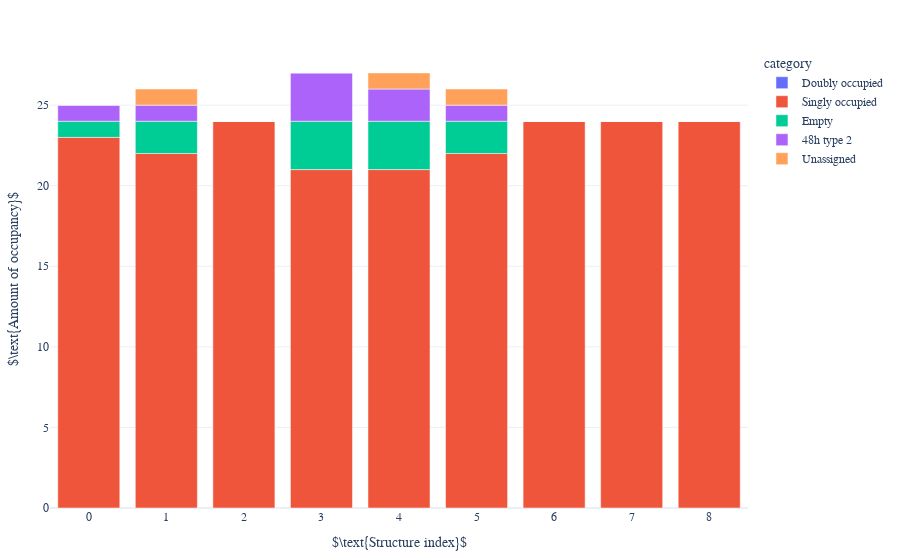
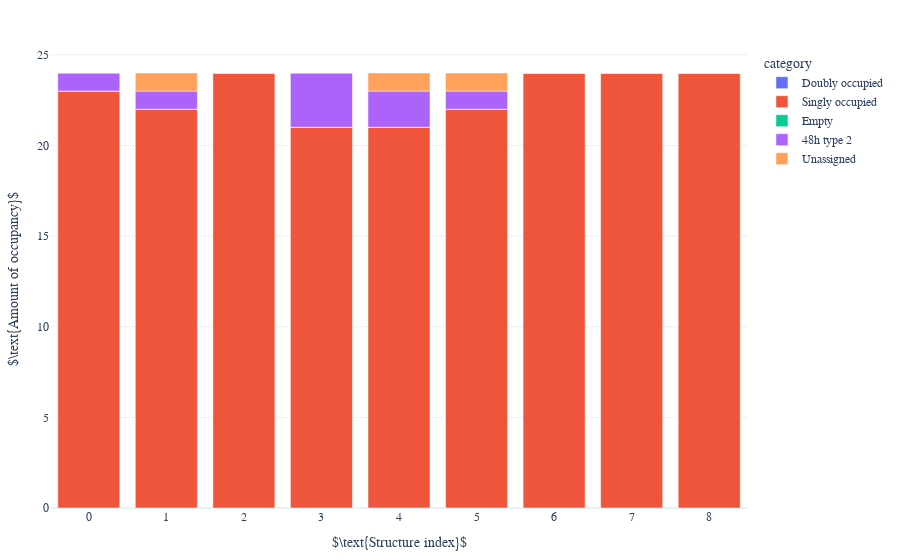
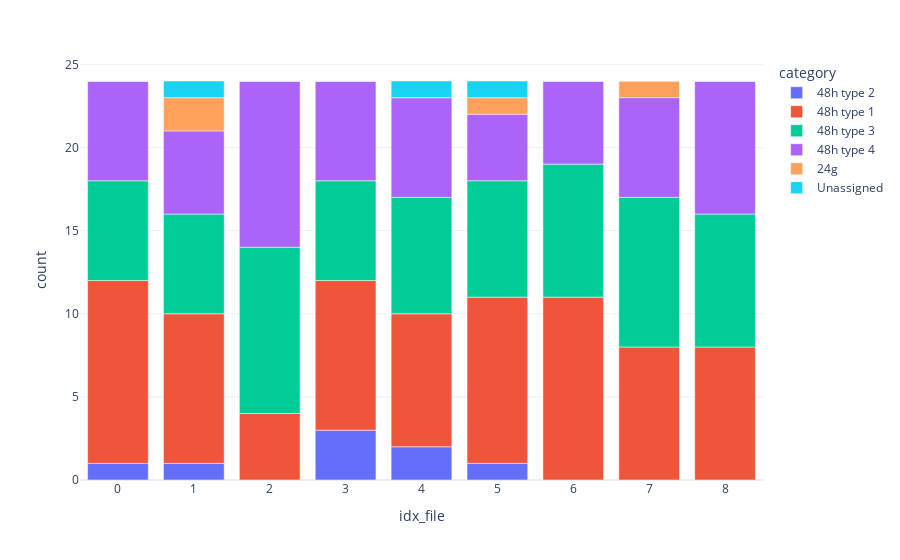
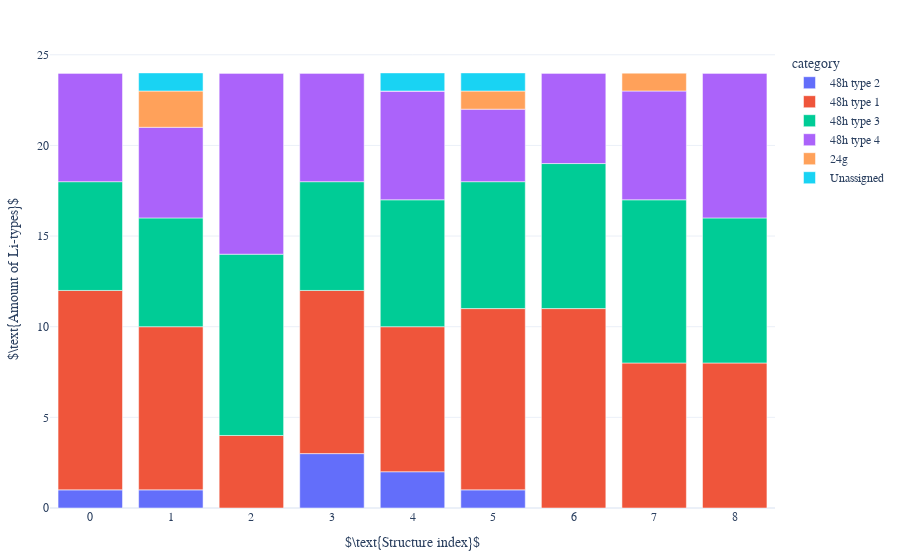

The code cell stored with these charts, in order, in its notebook:
### Code cell
dataframe = df_mapping_metainfo
sorted = "False"

analysis.get_occupancy(dataframe, coor_ref_structure_48n24_expanded, tuple_cage_metainfo, el = "Li")
if proceed_NEB == "True":
    df_occupancy_strict = movement.plot_occupancy(dataframe, sorted, direc_restructure_destination, litype, activate_shiftby1_idxfile=False, strict_count=True)
    df_occupancy = movement.plot_occupancy(dataframe, sorted, direc_restructure_destination, litype, activate_shiftby1_idxfile=False, strict_count=False)
else:
    df_occupancy_strict = movement.plot_occupancy(dataframe, sorted, direc_restructure_destination, litype, activate_shiftby1_idxfile=True, strict_count=True)
    df_occupancy = movement.plot_occupancy(dataframe, sorted, direc_restructure_destination, litype, activate_shiftby1_idxfile=True, strict_count=False)

path_by_tuple_cage.get_complete_closest_tuple_cage(dataframe, tuple_cage_metainfo, coor_48htype2_metainfo)
# weighing_movement(dataframe, litype)
# df_weighted = tuple_cage.get_df_movement(dataframe, to_plot = 'weight')
# # Plot.Movement.Distance.plot_distance(df_weighted, max_mapping_radius, Li_idxs="all")
# Plot.Movement.Distance.plot_distance(df_weighted, max_mapping_radius, activate_shifting_x = False, activate_diameter_line=False, Li_idxs='all')

labelling.get_amount_type(dataframe, litype, el = "Li")
# df_amount_type = mapping_labelling.plot_amount_type(dataframe, litype, el, style, category_labels)
df_amount_type = mapping_labelling.get_df_amount_type(dataframe, litype, el = "Li")
if proceed_NEB == "True":
    mapping_labelling.plot_amount_type(df_amount_type, sorted, direc_restructure_destination, litype, activate_shiftby1_idxfile=False, style = "bar")
else:
    mapping_labelling.plot_amount_type(df_amount_type, sorted, direc_restructure_destination, litype, activate_shiftby1_idxfile=True, style = "bar")
print(df_amount_type.sum())

### Figure 1 — Plotly figure (JSON) as saved in the notebook; plotly's stock layout.template omitted (floating-point values rounded to 4 significant figures)
{"data": [{"alignmentgroup": "True", "hovertemplate": "category=Doubly occupied<br>idx_file=%{x}<br>count=%{y}<extra></extra>", "legendgroup": "Doubly occupied", "marker": {"color": "#636efa", "pattern": {"shape": ""}}, "name": "Doubly occupied", "offsetgroup": "Doubly occupied", "orientation": "v", "showlegend": true, "textposition": "auto", "type": "bar", "x": [0, 1, 2, 3, 4, 5, 6, 7, 8], "xaxis": "x", "y": [0, 0, 0, 0, 0, 0, 0, 0, 0], "yaxis": "y"}, {"alignmentgroup": "True", "hovertemplate": "category=Singly occupied<br>idx_file=%{x}<br>count=%{y}<extra></extra>", "legendgroup": "Singly occupied", "marker": {"color": "#EF553B", "pattern": {"shape": ""}}, "name": "Singly occupied", "offsetgroup": "Singly occupied", "orientation": "v", "showlegend": true, "textposition": "auto", "type": "bar", "x": [0, 1, 2, 3, 4, 5, 6, 7, 8], "xaxis": "x", "y": [23, 22, 24, 21, 21, 22, 24, 24, 24], "yaxis": "y"}, {"alignmentgroup": "True", "hovertemplate": "category=Empty<br>idx_file=%{x}<br>count=%{y}<extra></extra>", "legendgroup": "Empty", "marker": {"color": "#00cc96", "pattern": {"shape": ""}}, "name": "Empty", "offsetgroup": "Empty", "orientation": "v", "showlegend": true, "textposition": "auto", "type": "bar", "x": [0, 1, 2, 3, 4, 5, 6, 7, 8], "xaxis": "x", "y": [1, 2, 0, 3, 3, 2, 0, 0, 0], "yaxis": "y"}, {"alignmentgroup": "True", "hovertemplate": "category=48h type 2<br>idx_file=%{x}<br>count=%{y}<extra></extra>", "legendgroup": "48h type 2", "marker": {"color": "#ab63fa", "pattern": {"shape": ""}}, "name": "48h type 2", "offsetgroup": "48h type 2", "orientation": "v", "showlegend": true, "textposition": "auto", "type": "bar", "x": [0, 1, 2, 3, 4, 5, 6, 7, 8], "xaxis": "x", "y": [1, 1, 0, 3, 2, 1, 0, 0, 0], "yaxis": "y"}, {"alignmentgroup": "True", "hovertemplate": "category=Unassigned<br>idx_file=%{x}<br>count=%{y}<extra></extra>", "legendgroup": "Unassigned", "marker": {"color": "#FFA15A", "pattern": {"shape": ""}}, "name": "Unassigned", "offsetgroup": "Unassigned", "orientation": "v", "showlegend": true, "textposition": "auto", "type": "bar", "x": [0, 1, 2, 3, 4, 5, 6, 7, 8], "xaxis": "x", "y": [0, 1, 0, 0, 1, 1, 0, 0, 0], "yaxis": "y"}], "layout": {"barmode": "relative", "font": {"family": "serif", "size": 12}, "legend": {"title": {"text": "category"}, "tracegroupgap": 0}, "margin": {"b": 50, "l": 20, "r": 20, "t": 50}, "xaxis": {"anchor": "y", "domain": [0, 1], "title": {"text": "$\\text{Structure index}$"}}, "yaxis": {"anchor": "x", "domain": [0, 1], "title": {"text": "$\\text{Amount of occupancy}$"}}}}

### Figure 2 — Plotly figure (JSON) as saved in the notebook; plotly's stock layout.template omitted (floating-point values rounded to 4 significant figures)
{"data": [{"alignmentgroup": "True", "hovertemplate": "category=Doubly occupied<br>idx_file=%{x}<br>count=%{y}<extra></extra>", "legendgroup": "Doubly occupied", "marker": {"color": "#636efa", "pattern": {"shape": ""}}, "name": "Doubly occupied", "offsetgroup": "Doubly occupied", "orientation": "v", "showlegend": true, "textposition": "auto", "type": "bar", "x": [0, 1, 2, 3, 4, 5, 6, 7, 8], "xaxis": "x", "y": [0, 0, 0, 0, 0, 0, 0, 0, 0], "yaxis": "y"}, {"alignmentgroup": "True", "hovertemplate": "category=Singly occupied<br>idx_file=%{x}<br>count=%{y}<extra></extra>", "legendgroup": "Singly occupied", "marker": {"color": "#EF553B", "pattern": {"shape": ""}}, "name": "Singly occupied", "offsetgroup": "Singly occupied", "orientation": "v", "showlegend": true, "textposition": "auto", "type": "bar", "x": [0, 1, 2, 3, 4, 5, 6, 7, 8], "xaxis": "x", "y": [23, 22, 24, 21, 21, 22, 24, 24, 24], "yaxis": "y"}, {"alignmentgroup": "True", "hovertemplate": "category=Empty<br>idx_file=%{x}<br>count=%{y}<extra></extra>", "legendgroup": "Empty", "marker": {"color": "#00cc96", "pattern": {"shape": ""}}, "name": "Empty", "offsetgroup": "Empty", "orientation": "v", "showlegend": true, "textposition": "auto", "type": "bar", "x": [0, 1, 2, 3, 4, 5, 6, 7, 8], "xaxis": "x", "y": [0, 0, 0, 0, 0, 0, 0, 0, 0], "yaxis": "y"}, {"alignmentgroup": "True", "hovertemplate": "category=48h type 2<br>idx_file=%{x}<br>count=%{y}<extra></extra>", "legendgroup": "48h type 2", "marker": {"color": "#ab63fa", "pattern": {"shape": ""}}, "name": "48h type 2", "offsetgroup": "48h type 2", "orientation": "v", "showlegend": true, "textposition": "auto", "type": "bar", "x": [0, 1, 2, 3, 4, 5, 6, 7, 8], "xaxis": "x", "y": [1, 1, 0, 3, 2, 1, 0, 0, 0], "yaxis": "y"}, {"alignmentgroup": "True", "hovertemplate": "category=Unassigned<br>idx_file=%{x}<br>count=%{y}<extra></extra>", "legendgroup": "Unassigned", "marker": {"color": "#FFA15A", "pattern": {"shape": ""}}, "name": "Unassigned", "offsetgroup": "Unassigned", "orientation": "v", "showlegend": true, "textposition": "auto", "type": "bar", "x": [0, 1, 2, 3, 4, 5, 6, 7, 8], "xaxis": "x", "y": [0, 1, 0, 0, 1, 1, 0, 0, 0], "yaxis": "y"}], "layout": {"barmode": "relative", "font": {"family": "serif", "size": 12}, "legend": {"title": {"text": "category"}, "tracegroupgap": 0}, "margin": {"b": 50, "l": 20, "r": 20, "t": 50}, "xaxis": {"anchor": "y", "domain": [0, 1], "title": {"text": "$\\text{Structure index}$"}}, "yaxis": {"anchor": "x", "domain": [0, 1], "title": {"text": "$\\text{Amount of occupancy}$"}}}}

### Figure 3 — Plotly figure (JSON) as saved in the notebook; plotly's stock layout.template omitted (floating-point values rounded to 4 significant figures)
{"data": [{"alignmentgroup": "True", "hovertemplate": "category=48h type 2<br>idx_file=%{x}<br>count=%{y}<extra></extra>", "legendgroup": "48h type 2", "marker": {"color": "#636efa", "pattern": {"shape": ""}}, "name": "48h type 2", "offsetgroup": "48h type 2", "orientation": "v", "showlegend": true, "textposition": "auto", "type": "bar", "x": [0, 1, 2, 3, 4, 5, 6, 7, 8], "xaxis": "x", "y": [1, 1, 0, 3, 2, 1, 0, 0, 0], "yaxis": "y"}, {"alignmentgroup": "True", "hovertemplate": "category=48h type 1<br>idx_file=%{x}<br>count=%{y}<extra></extra>", "legendgroup": "48h type 1", "marker": {"color": "#EF553B", "pattern": {"shape": ""}}, "name": "48h type 1", "offsetgroup": "48h type 1", "orientation": "v", "showlegend": true, "textposition": "auto", "type": "bar", "x": [0, 1, 2, 3, 4, 5, 6, 7, 8], "xaxis": "x", "y": [11, 9, 4, 9, 8, 10, 11, 8, 8], "yaxis": "y"}, {"alignmentgroup": "True", "hovertemplate": "category=48h type 3<br>idx_file=%{x}<br>count=%{y}<extra></extra>", "legendgroup": "48h type 3", "marker": {"color": "#00cc96", "pattern": {"shape": ""}}, "name": "48h type 3", "offsetgroup": "48h type 3", "orientation": "v", "showlegend": true, "textposition": "auto", "type": "bar", "x": [0, 1, 2, 3, 4, 5, 6, 7, 8], "xaxis": "x", "y": [6, 6, 10, 6, 7, 7, 8, 9, 8], "yaxis": "y"}, {"alignmentgroup": "True", "hovertemplate": "category=48h type 4<br>idx_file=%{x}<br>count=%{y}<extra></extra>", "legendgroup": "48h type 4", "marker": {"color": "#ab63fa", "pattern": {"shape": ""}}, "name": "48h type 4", "offsetgroup": "48h type 4", "orientation": "v", "showlegend": true, "textposition": "auto", "type": "bar", "x": [0, 1, 2, 3, 4, 5, 6, 7, 8], "xaxis": "x", "y": [6, 5, 10, 6, 6, 4, 5, 6, 8], "yaxis": "y"}, {"alignmentgroup": "True", "hovertemplate": "category=24g<br>idx_file=%{x}<br>count=%{y}<extra></extra>", "legendgroup": "24g", "marker": {"color": "#FFA15A", "pattern": {"shape": ""}}, "name": "24g", "offsetgroup": "24g", "orientation": "v", "showlegend": true, "textposition": "auto", "type": "bar", "x": [0, 1, 2, 3, 4, 5, 6, 7, 8], "xaxis": "x", "y": [0, 2, 0, 0, 0, 1, 0, 1, 0], "yaxis": "y"}, {"alignmentgroup": "True", "hovertemplate": "category=Unassigned<br>idx_file=%{x}<br>count=%{y}<extra></extra>", "legendgroup": "Unassigned", "marker": {"color": "#19d3f3", "pattern": {"shape": ""}}, "name": "Unassigned", "offsetgroup": "Unassigned", "orientation": "v", "showlegend": true, "textposition": "auto", "type": "bar", "x": [0, 1, 2, 3, 4, 5, 6, 7, 8], "xaxis": "x", "y": [0, 1, 0, 0, 1, 1, 0, 0, 0], "yaxis": "y"}], "layout": {"barmode": "relative", "legend": {"title": {"text": "category"}, "tracegroupgap": 0}, "margin": {"t": 60}, "xaxis": {"anchor": "y", "domain": [0, 1], "title": {"text": "idx_file"}}, "yaxis": {"anchor": "x", "domain": [0, 1], "title": {"text": "count"}}}}

### Figure 4 — Plotly figure (JSON) as saved in the notebook; plotly's stock layout.template omitted (floating-point values rounded to 4 significant figures)
{"data": [{"alignmentgroup": "True", "hovertemplate": "category=48h type 2<br>idx_file=%{x}<br>count=%{y}<extra></extra>", "legendgroup": "48h type 2", "marker": {"color": "#636efa", "pattern": {"shape": ""}}, "name": "48h type 2", "offsetgroup": "48h type 2", "orientation": "v", "showlegend": true, "textposition": "auto", "type": "bar", "x": [0, 1, 2, 3, 4, 5, 6, 7, 8], "xaxis": "x", "y": [1, 1, 0, 3, 2, 1, 0, 0, 0], "yaxis": "y"}, {"alignmentgroup": "True", "hovertemplate": "category=48h type 1<br>idx_file=%{x}<br>count=%{y}<extra></extra>", "legendgroup": "48h type 1", "marker": {"color": "#EF553B", "pattern": {"shape": ""}}, "name": "48h type 1", "offsetgroup": "48h type 1", "orientation": "v", "showlegend": true, "textposition": "auto", "type": "bar", "x": [0, 1, 2, 3, 4, 5, 6, 7, 8], "xaxis": "x", "y": [11, 9, 4, 9, 8, 10, 11, 8, 8], "yaxis": "y"}, {"alignmentgroup": "True", "hovertemplate": "category=48h type 3<br>idx_file=%{x}<br>count=%{y}<extra></extra>", "legendgroup": "48h type 3", "marker": {"color": "#00cc96", "pattern": {"shape": ""}}, "name": "48h type 3", "offsetgroup": "48h type 3", "orientation": "v", "showlegend": true, "textposition": "auto", "type": "bar", "x": [0, 1, 2, 3, 4, 5, 6, 7, 8], "xaxis": "x", "y": [6, 6, 10, 6, 7, 7, 8, 9, 8], "yaxis": "y"}, {"alignmentgroup": "True", "hovertemplate": "category=48h type 4<br>idx_file=%{x}<br>count=%{y}<extra></extra>", "legendgroup": "48h type 4", "marker": {"color": "#ab63fa", "pattern": {"shape": ""}}, "name": "48h type 4", "offsetgroup": "48h type 4", "orientation": "v", "showlegend": true, "textposition": "auto", "type": "bar", "x": [0, 1, 2, 3, 4, 5, 6, 7, 8], "xaxis": "x", "y": [6, 5, 10, 6, 6, 4, 5, 6, 8], "yaxis": "y"}, {"alignmentgroup": "True", "hovertemplate": "category=24g<br>idx_file=%{x}<br>count=%{y}<extra></extra>", "legendgroup": "24g", "marker": {"color": "#FFA15A", "pattern": {"shape": ""}}, "name": "24g", "offsetgroup": "24g", "orientation": "v", "showlegend": true, "textposition": "auto", "type": "bar", "x": [0, 1, 2, 3, 4, 5, 6, 7, 8], "xaxis": "x", "y": [0, 2, 0, 0, 0, 1, 0, 1, 0], "yaxis": "y"}, {"alignmentgroup": "True", "hovertemplate": "category=Unassigned<br>idx_file=%{x}<br>count=%{y}<extra></extra>", "legendgroup": "Unassigned", "marker": {"color": "#19d3f3", "pattern": {"shape": ""}}, "name": "Unassigned", "offsetgroup": "Unassigned", "orientation": "v", "showlegend": true, "textposition": "auto", "type": "bar", "x": [0, 1, 2, 3, 4, 5, 6, 7, 8], "xaxis": "x", "y": [0, 1, 0, 0, 1, 1, 0, 0, 0], "yaxis": "y"}], "layout": {"barmode": "relative", "font": {"family": "serif", "size": 12}, "legend": {"title": {"text": "category"}, "tracegroupgap": 0}, "margin": {"b": 50, "l": 20, "r": 20, "t": 50}, "xaxis": {"anchor": "y", "domain": [0, 1], "title": {"text": "$\\text{Structure index}$"}}, "yaxis": {"anchor": "x", "domain": [0, 1], "title": {"text": "$\\text{Amount of Li-types}$"}}}}
